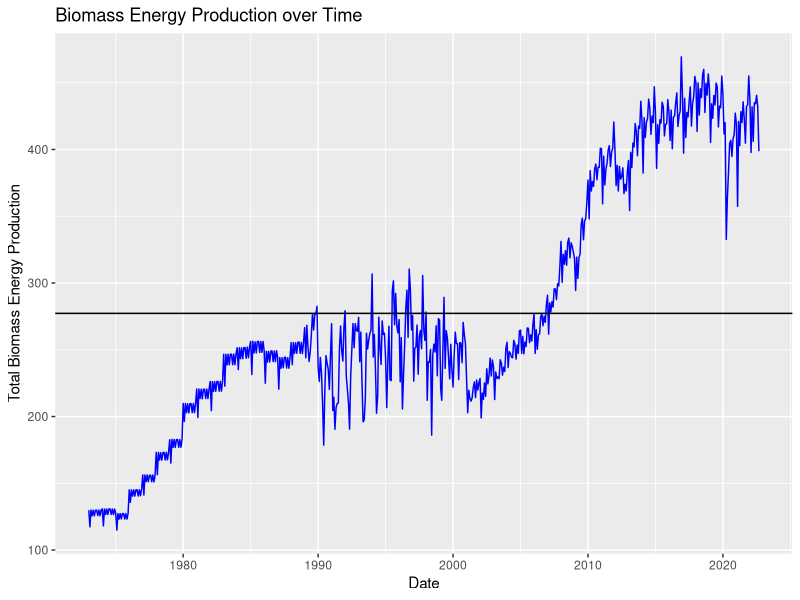
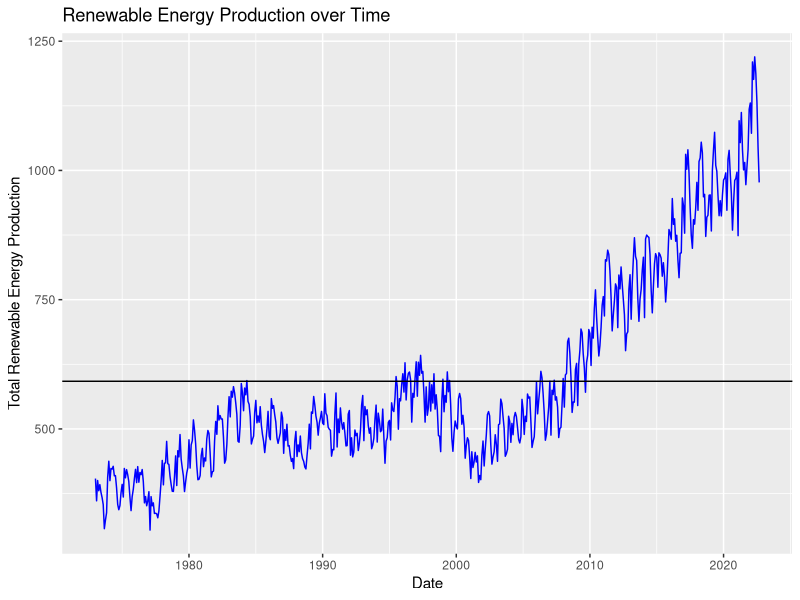
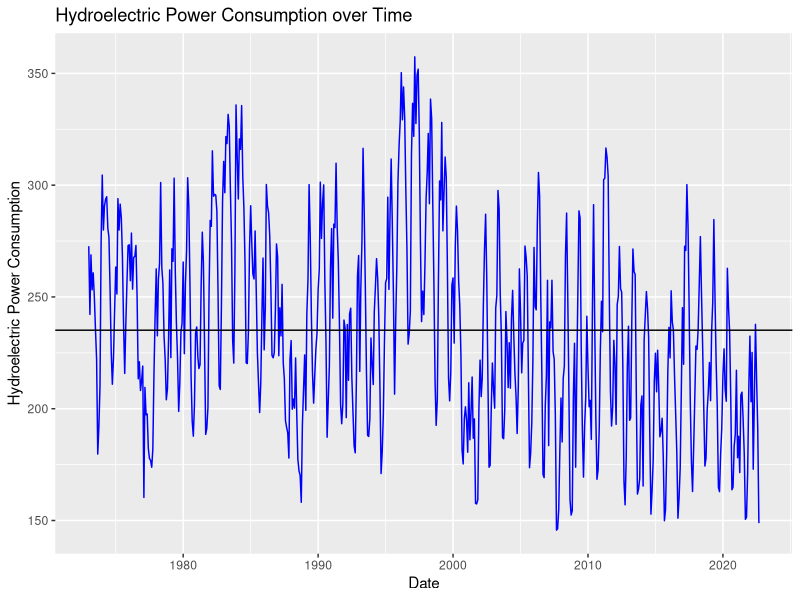
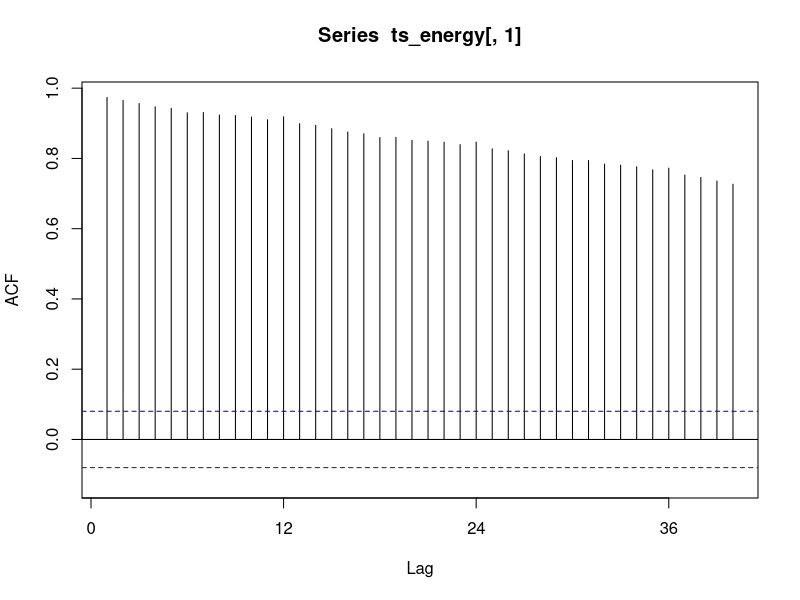
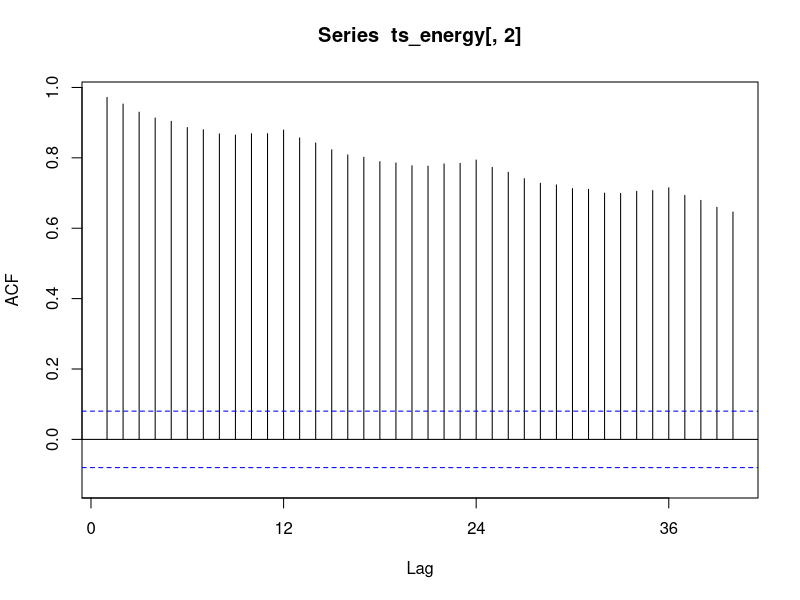
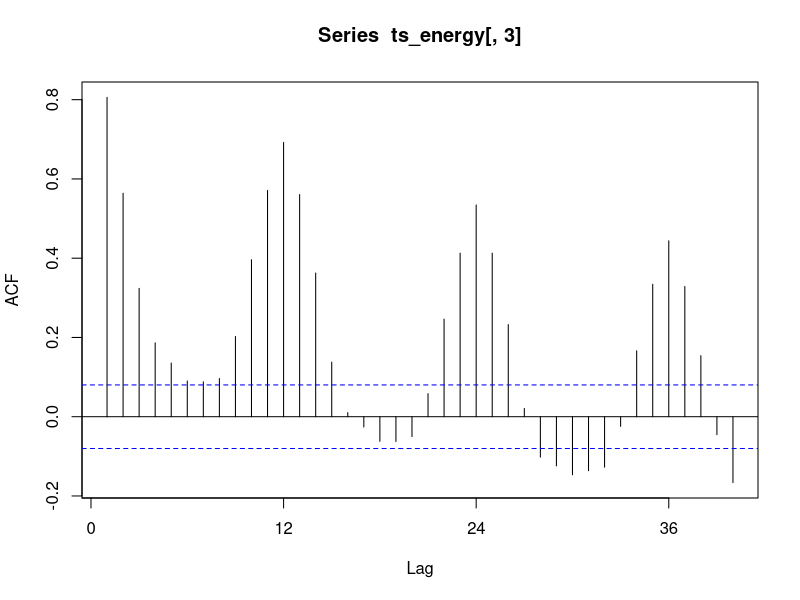
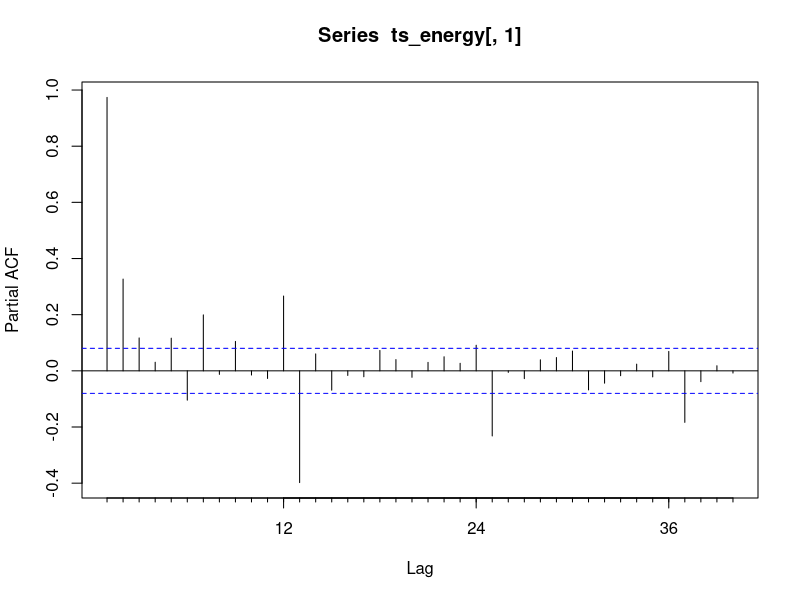
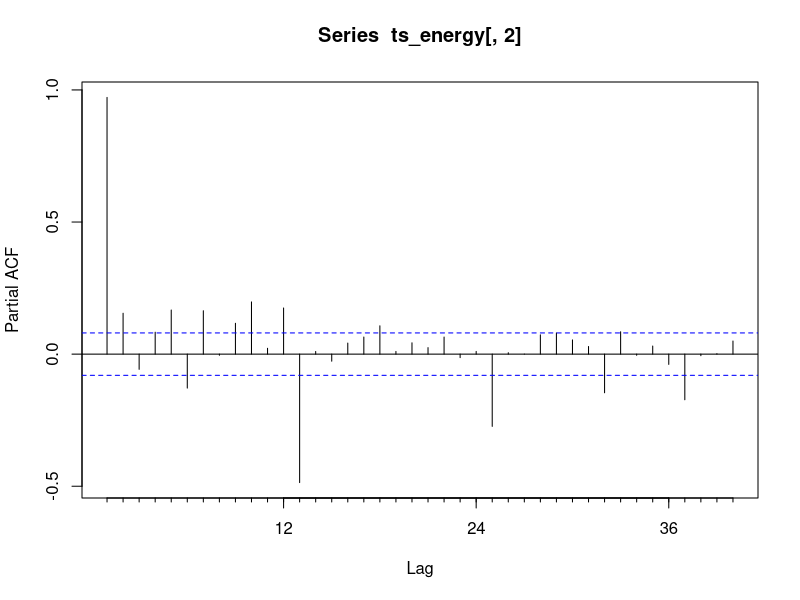

Write the R code that produced these figures, in order.
## ---- chunk 1
#Load/install required package here

library(forecast)
library(tseries)
library(dplyr)
library(tidyverse)
library(ggplot2)
library(lubridate)
## ---- chunk 2
#Importing data set

data<-read.csv("./Data/Table_10.1_Renewable_Energy_Production_and_Consumption_by_Source-Edit.csv")

## ---- chunk 3

  
date<-ym(data$Month)
  
data.edit<-cbind(data,date)%>% 
  select(date,Total.Biomass.Energy.Production, Total.Renewable.Energy.Production, Hydroelectric.Power.Consumption)

head(data.edit)



## ---- chunk 4

ts_energy <- ts(data.edit[,(2:4)], frequency=12, start=c(1931,1)) 
head(ts_energy)
## ---- chunk 5

mean.biomass<-mean(data.edit$Total.Biomass.Energy.Production)
sd(data.edit$Total.Biomass.Energy.Production)

mean.renewable<-mean(data.edit$Total.Renewable.Energy.Production)
sd(data.edit$Total.Renewable.Energy.Production)

mean.hydro<-mean(data.edit$Hydroelectric.Power.Consumption)
sd(data.edit$Hydroelectric.Power.Consumption)


## ---- chunk 6

ggplot(data.edit, aes(x=date, y=data.edit[,2])) +
            geom_line(color="blue") +
            ylab("Total Biomass Energy Production")+
            xlab("Date")+
            ggtitle("Biomass Energy Production over Time")+
            geom_hline(yintercept=mean.biomass, color="black")


ggplot(data.edit, aes(x=date, y=data.edit[,3])) +
            geom_line(color="blue") +
            ylab("Total Renewable Energy Production")+
            xlab("Date")+
            ggtitle("Renewable Energy Production over Time")+
            geom_hline(yintercept=mean.renewable, color="black")

ggplot(data.edit, aes(x=date, y=data.edit[,4])) +
            geom_line(color="blue") +
            ylab("Hydroelectric Power Consumption")+
            xlab("Date")+
            ggtitle("Hydroelectric Power Consumption over Time")+
            geom_hline(yintercept=mean.hydro, color="black")



## ---- chunk 7

cor(ts_energy)

## ---- chunk 8

Acf(ts_energy[,1],lag.max=40)

Acf(ts_energy[,2],lag.max=40)

Acf(ts_energy[,3],lag.max=40)


## ---- chunk 9

Pacf(ts_energy[,1],lag.max=40)

Pacf(ts_energy[,2],lag.max=40)

Pacf(ts_energy[,3],lag.max=40)

